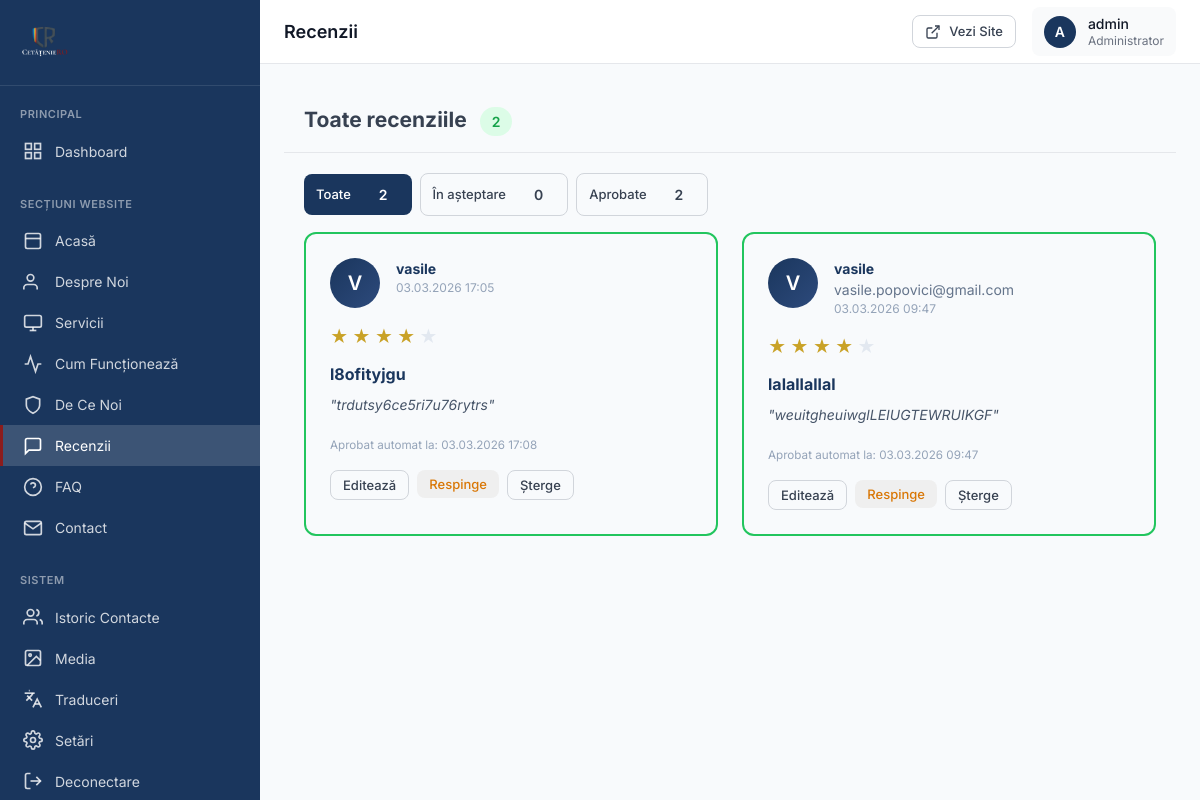
Before: /admin/sections/reviews.php (signed in) with the older database file.
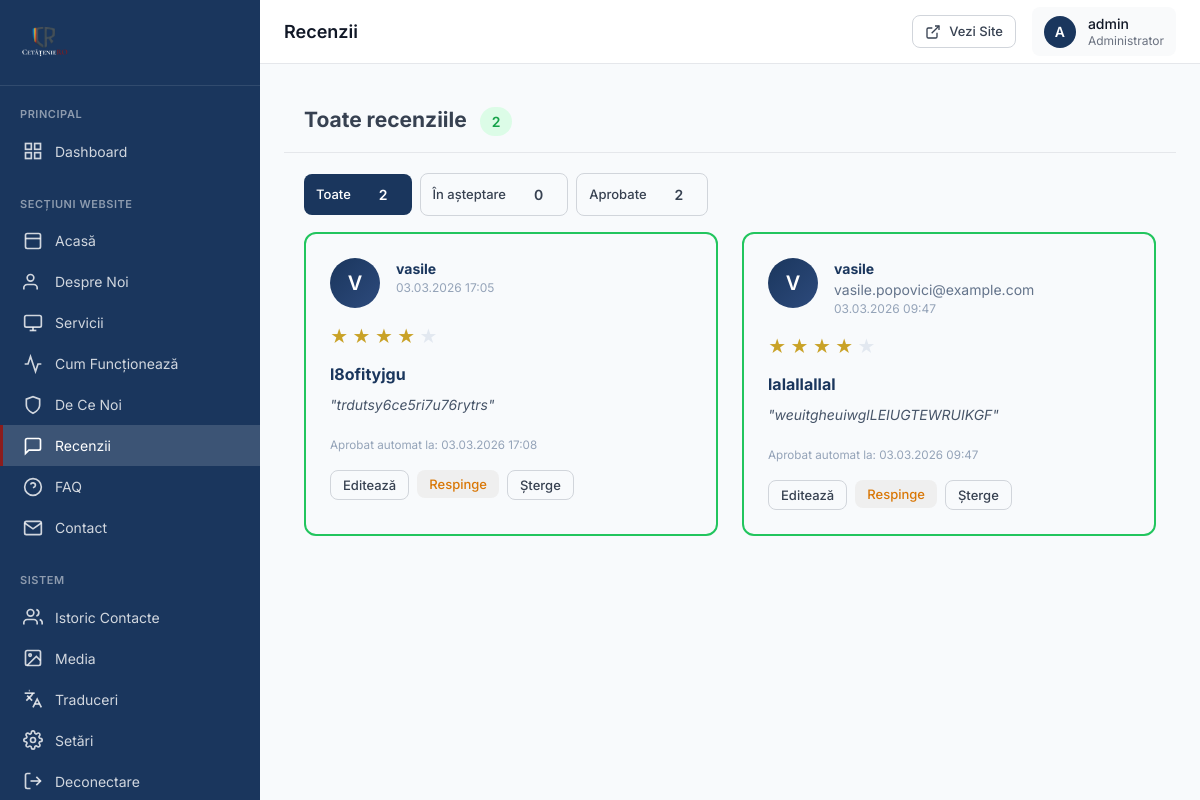
After: the same page with the newer database file.
### tables this page shows
CREATE TABLE `reviews` (
  `id` int(10) UNSIGNED NOT NULL,
  `name` varchar(80) NOT NULL COMMENT 'Numele utilizatorului',
  `email` varchar(120) NOT NULL COMMENT 'Adresa de email',
  `title` varchar(100) NOT NULL COMMENT 'Titlul recenziei',
  `message` text NOT NULL COMMENT 'Textul recenziei',
  `rating` tinyint(3) UNSIGNED NOT NULL COMMENT 'Rating 1-5 stele',
  `approved` tinyint(1) NOT NULL DEFAULT 0 COMMENT '0=??n a??teptare, 1=aprobat, 2=respins',
  `ip_address` varchar(45) DEFAULT NULL COMMENT 'IP-ul utilizatorului',
  `user_agent` varchar(255) DEFAULT NULL COMMENT 'Browser-ul utilizatorului',
  `created_at` timestamp NOT NULL DEFAULT current_timestamp() COMMENT 'Data trimiterii',
  `approved_at` timestamp NULL DEFAULT NULL COMMENT 'Data aprob??rii'
);

### admin/sections/reviews.php (the view, shortened to what the changed rows need)
<?php
require_once '../../config.php';
$filter = $_GET['filter'] ?? 'all';
if ($filter === 'pending') {
    $allReviews = $pdo->query("SELECT * FROM reviews WHERE approved = 0 ORDER BY created_at DESC")->fetchAll(PDO::FETCH_ASSOC);
} elseif ($filter === 'approved') {
    $allReviews = $pdo->query("SELECT * FROM reviews WHERE approved = 1 ORDER BY created_at DESC")->fetchAll(PDO::FETCH_ASSOC);
} else {
    $allReviews = $pdo->query("SELECT * FROM reviews ORDER BY created_at DESC")->fetchAll(PDO::FETCH_ASSOC);
}
include '../includes/header.php';
?>
<div class="content-card">
    <div class="card-header">
        <h2>Toate recenziile <span class="badge badge-success"><?php echo count($allReviews); ?></span></h2>
    </div>
    <div class="card-body">
        <?php if (empty($allReviews)): ?>
            <div class="empty-state"><p>Nu există încă recenzii.</p></div>
        <?php else: ?>
            <div class="reviews-grid">
                <?php foreach ($allReviews as $review): ?>
                <div class="review-card <?php echo $review['approved'] ? 'approved' : 'pending'; ?>">
                    <div class="review-header">
                        <div class="review-avatar"><?php echo strtoupper(substr($review['name'], 0, 1)); ?></div>
                        <div>
                            <strong><?php echo htmlspecialchars($review['name']); ?></strong>
                            <span><?php echo htmlspecialchars($review['email']); ?></span>
                            <span class="review-date"><?php echo date('d.m.Y H:i', strtotime($review['created_at'])); ?></span>
                        </div>
                    </div>
                    <div class="review-rating">
                        <?php for ($i = 1; $i <= 5; $i++): ?>
                            <span class="star <?php echo $i <= $review['rating'] ? 'filled' : ''; ?>">★</span>
                        <?php endfor; ?>
                    </div>
                    <?php if (!empty($review['title'])): ?>
                    <h4 class="review-title"><?php echo htmlspecialchars($review['title']); ?></h4>
                    <?php endif; ?>
                    <p class="review-message">"<?php echo htmlspecialchars($review['message']); ?>"</p>
                    <?php if (!empty($review['approved_at'])): ?>
                        <div class="review-meta">
                            <small>Aprobat automat la: <?php echo date('d.m.Y H:i', strtotime($review['approved_at'])); ?></small>
                        </div>
                    <?php elseif (!$review['approved']): ?>
                        <div class="review-meta">
                            <small>Status: neaprobat (sistem vechi)</small>
                        </div>
                    <?php endif; ?>
                    <div class="review-actions">
                        <button type="button" class="btn btn-sm btn-outline"
                                onclick="editReview(<?php echo htmlspecialchars(json_encode($review)); ?>)">Editează</button>
                        <?php if (empty($review['approved']) || $review['approved'] == 0): ?>
                        <form method="POST" style="display:inline" onsubmit="return confirm('Aprobați această recenzie?')">
                            <input type="hidden" name="csrf_token" value="<?php echo generateCSRFToken(); ?>">
                            <input type="hidden" name="action" value="approve_review">
                            <input type="hidden" name="review_id" value="<?php echo $review['id']; ?>">
                            <button type="submit" class="btn btn-sm btn-success">Aprobă</button>
                        </form>
                        <?php else: ?>
                        <form method="POST" style="display:inline" onsubmit="return confirm('Doriți să respingeți (dezaprobe) această recenzie?')">
                            <button type="submit" class="btn btn-sm btn-warning">Respinge</button>
                        </form>
                        <?php endif; ?>
                        <form method="POST" style="display:inline" onsubmit="return confirmDelete()">
                            <button type="submit" class="btn btn-sm btn-outline btn-danger">Șterge</button>
                        </form>
                    </div>
                </div>
                <?php endforeach; ?>
            </div>
        <?php endif; ?>
    </div>
</div>
<?php include '../includes/footer.php'; ?>

Changed rows visible on the page:
changed reviews "lalallallal": email "vasile.popovici@gmail.com" → "vasile.popovici@example.com"
